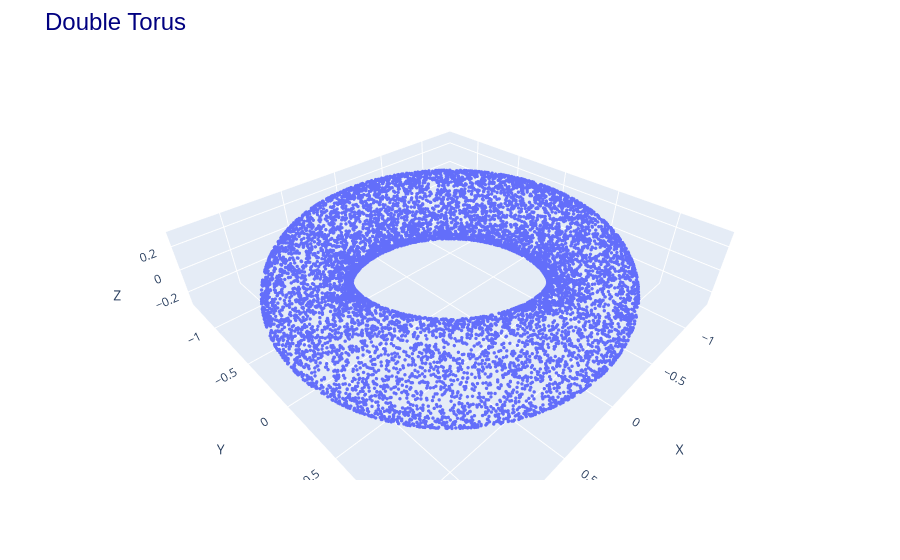

Notebook code cell kept with this figure:
### Code cell
torus_data = util.generate_torus(10000)
torus_data_test = util.generate_torus(10000)
util.plot3d([(torus_data, "torus data")], title="Double Torus")

### Figure 1 — Plotly figure (JSON) as saved in the notebook; plotly's stock layout.template omitted (floating-point values rounded to 4 significant figures; data arrays with more than 128 entries replaced by an {"elided": "..."} marker saying what was removed)
{"data": [{"line": {"width": 8}, "marker": {"size": 2}, "mode": "markers", "name": "torus data", "type": "scatter3d", "x": {"elided": "10000 float values"}, "y": {"elided": "10000 float values"}, "z": {"elided": "10000 float values"}}], "layout": {"margin": {"t": 60}, "scene": {"aspectmode": "data", "xaxis": {"title": {"text": "X"}}, "yaxis": {"title": {"text": "Y"}}, "zaxis": {"title": {"text": "Z"}}}, "title": {"font": {"color": "navy", "family": "Arial", "size": 24}, "text": "Double Torus"}}}
